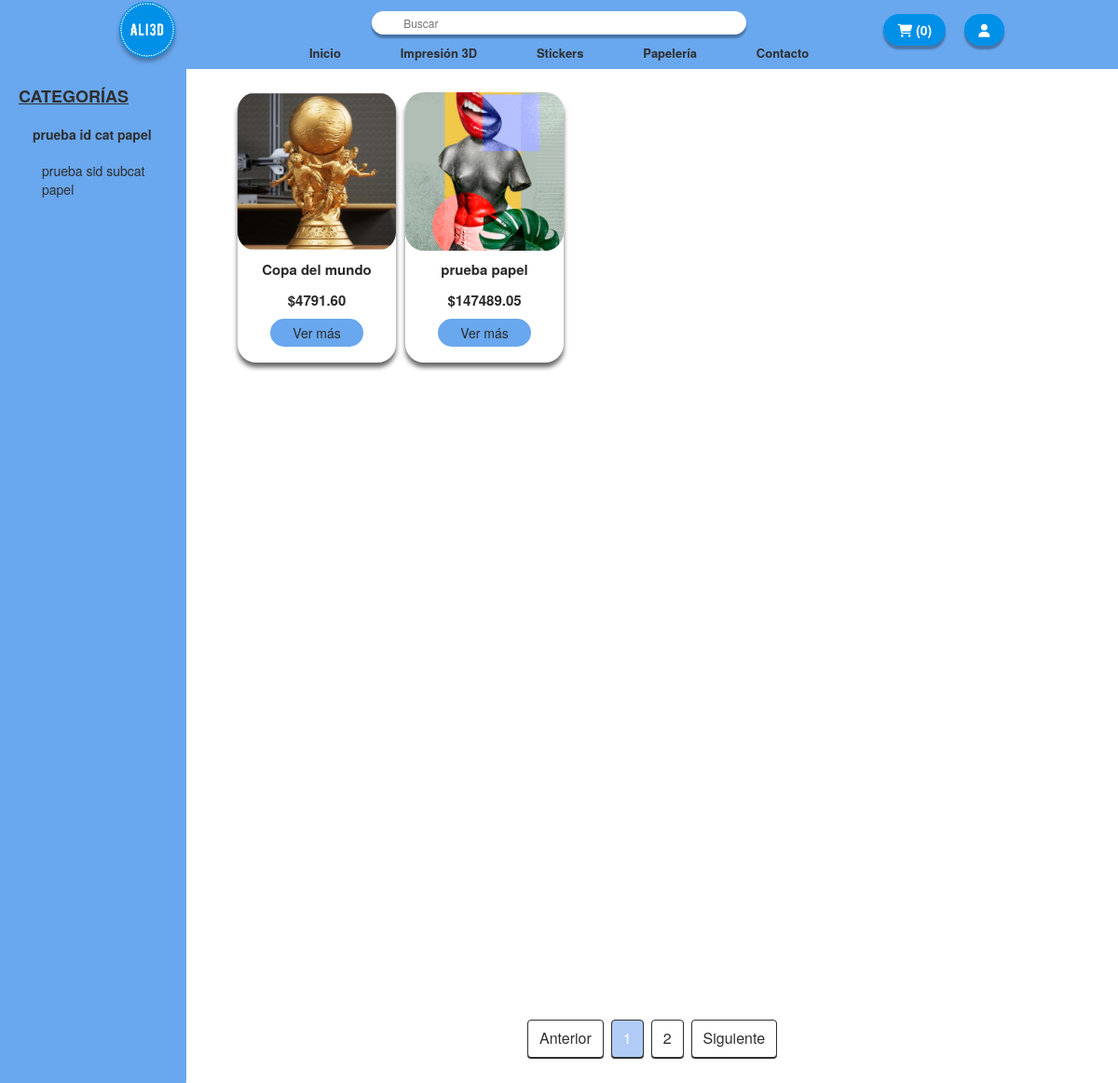
The page /app/tienda_papel.php?is_3d=3 on the database as committed earlier.
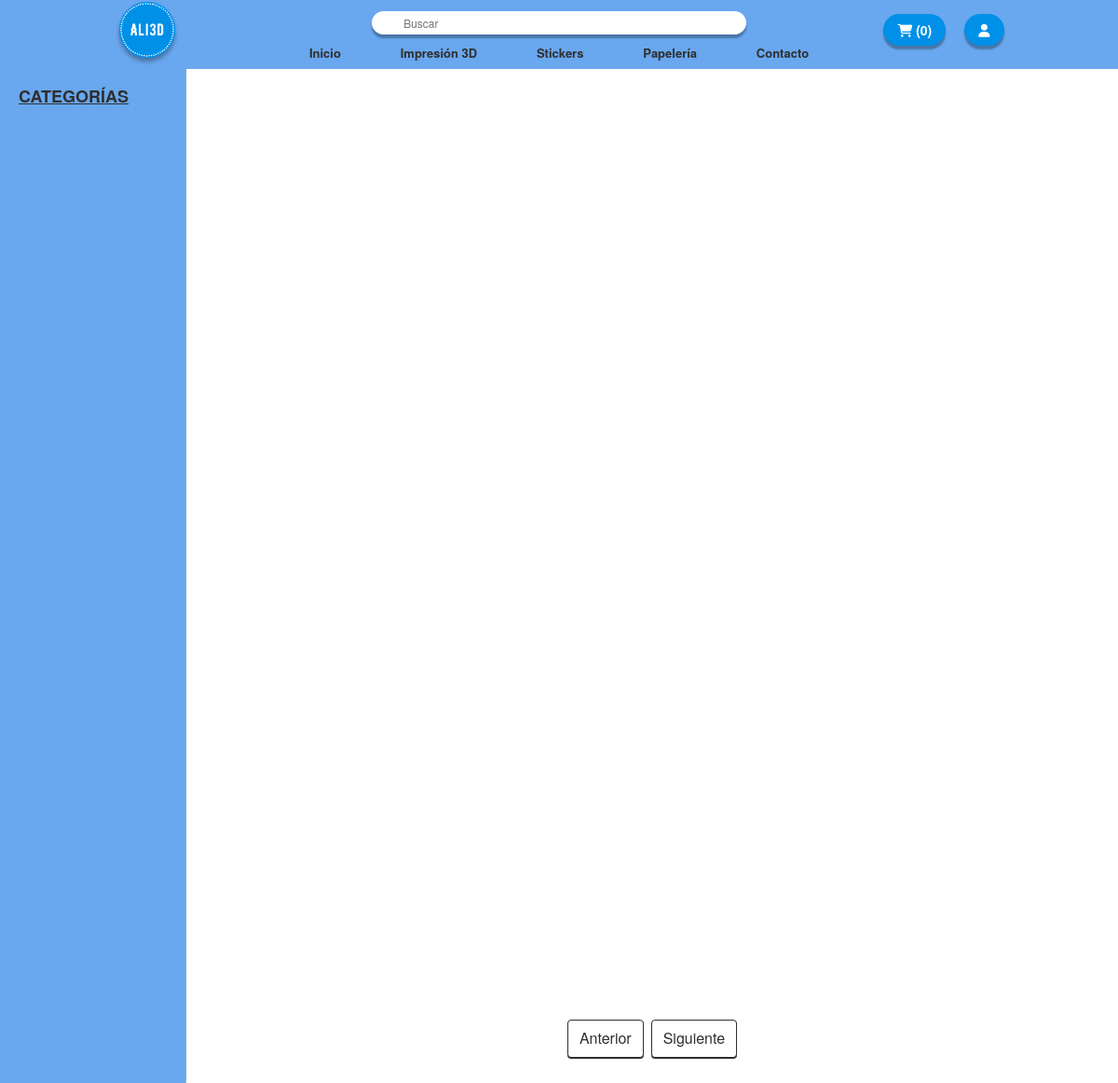
The same page on the database as committed later.
### tables this page shows
CREATE TABLE `categorias_papel` (
  `id_cat_papel` int(11) NOT NULL,
  `nombre_cat_papel` varchar(50) NOT NULL
);

CREATE TABLE `subcategorias_papel` (
  `id_subcat_papel` int(11) NOT NULL,
  `nombre_subcat_papel` varchar(50) NOT NULL,
  `id_cat_papel` int(11) NOT NULL
);

CREATE TABLE `productos` (
  `id` int(11) NOT NULL,
  `nombre` varchar(255) DEFAULT NULL,
  `descripcion` text DEFAULT NULL,
  `precio` decimal(10,2) DEFAULT NULL,
  `id_categoria` int(4) DEFAULT NULL,
  `id_subcategoria` int(4) NOT NULL,
  `popular` int(11) NOT NULL DEFAULT 0,
  `imagen` varchar(255) DEFAULT NULL,
  `imagen2` text NOT NULL,
  `imagen3` text NOT NULL,
  `imagen4` text NOT NULL,
  `is_3d` int(1) NOT NULL,
  `precio_ant` decimal(10,2) NOT NULL
);

### app/tienda_papel.php (the view, shortened to what this page needs)
<?php
require('funciones.php');
?>
<!DOCTYPE html>
<html lang="es">
<head>
  <link rel="stylesheet" href="https://maxcdn.bootstrapcdn.com/bootstrap/3.4.1/css/bootstrap.min.css">
  <link rel="stylesheet" href="../estilos/estilo_navbar.css">
  <link rel="stylesheet" href="../estilos/estilo_tienda.css">
  <link rel="stylesheet" href="../estilos/estilo_productos_card.css">
</head>
<body>
  <?php
    include('navbar.php');
  ?>
  <section id="page">
    <div id="menu" class="col-md-2">
    <div class="list-group">
      <h4>CATEGORÍAS</h4>
      <?php
        $is_3d = isset($_GET['is_3d']) ? $_GET['is_3d'] : '';
        $query_categorias = "SELECT id_cat_papel, nombre_cat_papel FROM categorias_papel";
        $result_categorias = mysqli_query($conexion, $query_categorias);
        while ($categoria = mysqli_fetch_assoc($result_categorias)) {
            $enlace_categoria = "tienda_papel.php?categoria=" . $categoria['id_cat_papel'];
            $enlace_categoria .= ($is_3d !== '') ? "&is_3d=$is_3d" : '';
            echo '<a href="' . $enlace_categoria . '" class="list-group-item" id="main-category">' . $categoria['nombre_cat_papel'] . '</a>';
            $query_subcategorias = "SELECT id_subcat_papel, nombre_subcat_papel FROM subcategorias_papel WHERE id_cat_papel=" . $categoria['id_cat_papel'];
            $result_subcategorias = mysqli_query($conexion, $query_subcategorias);
            while ($subcategoria = mysqli_fetch_assoc($result_subcategorias)) {
                $enlace_subcategoria = "tienda_papel.php?categoria=" . $categoria['id_cat_papel'] . '&subcategoria=' . $subcategoria['id_subcat_papel'];
                $enlace_subcategoria .= ($is_3d !== '') ? "&is_3d=$is_3d" : '';
                echo '<a href="' . $enlace_subcategoria . '" class="list-group-item" id="sub-category">' . $subcategoria['nombre_subcat_papel'] . '</a>';
            }
        }
      ?>
    </div>
  </div>
  <section id="seccion-productos">
    <div class="productos">
      <ul class="productos-list">
          <?php
            $is_3d = isset($_GET['is_3d']) ? $_GET['is_3d'] : '';
            $productosArray = [];
            while ($producto = mysqli_fetch_array($resultado)) {
                $productosArray[] = $producto;
            }
            if ($is_3d !== '') {
                $productosFiltrados = array_filter($productosArray, function($producto) use ($is_3d) {
                    return $producto['is_3d'] == $is_3d;
                });
            } else {
                $productosFiltrados = $productosArray;
            }
            $productos_por_pagina = 15;
            if (isset($_GET['pagina'])) {
                $pagina_actual = intval($_GET['pagina']);
            } else {
                $pagina_actual = 1;
            }
            $offset = ($pagina_actual - 1) * $productos_por_pagina;
            $productosMostrar = array_slice($productosFiltrados, $offset, $productos_por_pagina);
            foreach ($productosMostrar as $producto) {
              echo "<div class='card'><a href='producto.php?id=" . $producto['id'] . "'>";
              echo "<div class='card-img'><img class='card-img' src='" . $producto['imagen'] . "' alt='" . $producto['nombre'] . "'></div>";
              echo "<div class='card-info'>";
              echo "<p class='text-title'>" . $producto['nombre'] . "</p>";
              echo "</div>";
              echo "<div class='card-footer'>";
              echo "<span class='text-title current-price'>$" . $producto['precio'] . "</span></a>";
              echo "<a href='producto.php?id=" . $producto['id'] . "'><div class='card-button'> Ver más";
              echo "</div></a>";
              echo "</div></div>";
            }
          ?>
      </ul>
    </div>
  </section>
  <div class="pagination">
    <?php
      $is_3d = isset($_GET['is_3d']) ? $_GET['is_3d'] : '';
      if (isset($_GET['pagina'])) {
          $pagina_actual = intval($_GET['pagina']);
      } else {
          $pagina_actual = 1;
      }
      $query_total = "SELECT COUNT(*) as total FROM productos";
      $resultado_total = mysqli_query($conexion, $query_total);
      $fila_total = mysqli_fetch_assoc($resultado_total);
      $total_productos = $fila_total['total'];
      $total_paginas = ceil($total_productos / $productos_por_pagina);
      $pagina_anterior = $pagina_actual - 1;
      $enlace_anterior = ($pagina_anterior > 1) ? "tienda_papel.php?pagina=$pagina_anterior&is_3d=$is_3d" : "tienda_papel.php?pagina=1&is_3d=$is_3d";
      echo "<a href='$enlace_anterior'>Anterior</a>";
      for ($i = 1; $i <= $total_paginas; $i++) {
          $enlace_pagina = "tienda_papel.php?pagina=$i&is_3d=$is_3d";
          if ($i == $pagina_actual) {
              echo "<span class='current'>$i</span>";
          } else {
              echo "<a href='$enlace_pagina'>$i</a>";
          }
      }
      $pagina_siguiente = $pagina_actual + 1;
      $enlace_siguiente = ($pagina_siguiente <= $total_paginas) ? "tienda_papel.php?pagina=$pagina_siguiente&is_3d=$is_3d" : "tienda_papel.php?pagina=$total_paginas&is_3d=$is_3d";
      echo "<a href='$enlace_siguiente'>Siguiente</a>";
    ?>
</div>
  </section>
  </body>
</html>

Rows that differ between the two databases and show on the page:
removed categorias_papel: nombre_cat_papel "prueba id cat papel"
removed subcategorias_papel: nombre_subcat_papel "prueba sid subcat papel"
removed productos: imagen (picture), nombre "Copa del mundo", precio "4791.60"
removed productos: imagen (picture), nombre "prueba papel", precio "147489.05"
Other text that changed with them:
list line gone: "1"
list line gone: "2"
